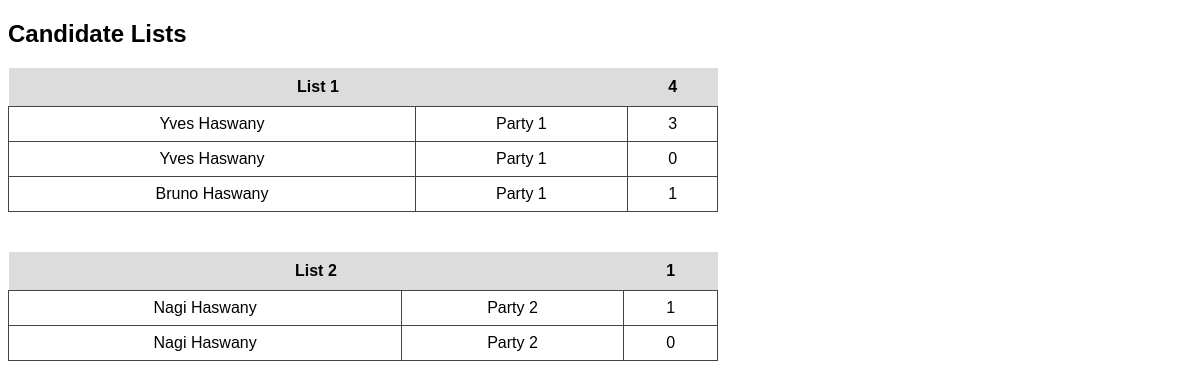
The page /view-candidate-lists on the database its author committed.
### electionsmaten.py (models this page shows)
class CandidateList(db.Model):
    id = db.Column(db.Integer, primary_key=True)
    name = db.Column(db.String(80), nullable=False)
    list_votes=db.Column(db.Integer,default=0)
    candidates = db.relationship('Candidate', backref='candidate_list', lazy=True)

class Candidate(db.Model):
    id = db.Column(db.Integer, primary_key=True)
    name = db.Column(db.String(80), nullable=False)
    party = db.Column(db.String(80), nullable=False)
    votes = db.Column(db.Integer, default=0)
    candidate_list_id = db.Column(db.Integer, db.ForeignKey('candidate_list.id'), nullable=False)

### electionsmaten.py (the view)
@app.route('/view-candidate-lists')
def view_candidate_lists():
    if not is_developer():
        return "Access Denied", 403
    candidate_lists = CandidateList.query.all()
    return render_template('view_candidate_lists.html', candidate_lists=candidate_lists)

### electionsmaten.py (called while the page is built)
def is_developer():
    return request.remote_addr == '127.0.0.1'

### templates/view_candidate_lists.html (shortened to what this page needs)
<!DOCTYPE html>
<html>
<head>
</head>
<body>
    <h2>Candidate Lists</h2>
    {% for clist in candidate_lists %}
    <table>
        <tr>
            <td class="list-header" colspan="2">{{ clist.name }}</td>
            <td class="vote-count">{{clist.list_votes}}</td>
        </tr>
        {% for candidate in clist.candidates %}
        <tr class="sub-table">
            <td>{{ candidate.name }}</td>
            <td>{{ candidate.party }}</td>
            <td>{{ candidate.votes }}</td>
        </tr>
        {% endfor %}
    </table>
    {% endfor %}
</body>
</html>

### templates/view_candidate_lists.html (style rules this page uses)
body { font-family: Arial, sans-serif; }
table { border-collapse: collapse; width: 60%; margin-bottom: 40px; }
.list-header { background-color: #dcdcdc; font-weight: bold; text-align: center; padding: 10px; }
.sub-table td { border: 1px solid #444; padding: 8px; }
.sub-table { width: 100%; border-collapse: collapse; }
.vote-count { background-color: #dcdcdc; font-weight: bold; text-align: center; padding: 10px; }
td { text-align: center; }

### rows shown on the page
CandidateList: name "List 1", list_votes "4"
Candidate: name "Yves Haswany", party "Party 1", votes "3"
Candidate: name "Yves Haswany", party "Party 1", votes "0"
Candidate: name "Bruno Haswany", party "Party 1", votes "1"
CandidateList: name "List 2", list_votes "1"
Candidate: name "Nagi Haswany", party "Party 2", votes "1"
Candidate: name "Nagi Haswany", party "Party 2", votes "0"
